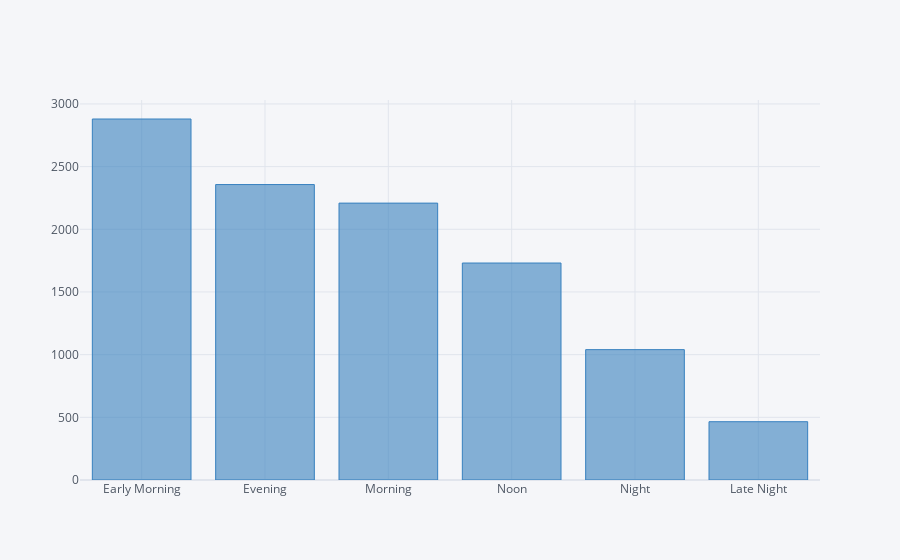

The notebook cell saved with this chart:
### Code cell
data['Dep_Time_hour'].apply(flight_dep_time).value_counts().iplot(kind='bar', color='blue')

### Figure 1 — Plotly figure (JSON) as saved in the notebook; plotly's stock layout.template omitted (floating-point values rounded to 4 significant figures)
{"data": [{"marker": {"color": "rgba(55, 128, 191, 0.6)", "line": {"color": "rgba(55, 128, 191, 1.0)", "width": 1}}, "name": "Dep_Time_hour", "orientation": "v", "text": "", "type": "bar", "x": ["Early Morning", "Evening", "Morning", "Noon", "Night", "Late Night"], "y": [2880, 2357, 2209, 1731, 1040, 465]}], "layout": {"legend": {"bgcolor": "#F5F6F9", "font": {"color": "#4D5663"}}, "paper_bgcolor": "#F5F6F9", "plot_bgcolor": "#F5F6F9", "title": {"font": {"color": "#4D5663"}}, "xaxis": {"gridcolor": "#E1E5ED", "showgrid": true, "tickfont": {"color": "#4D5663"}, "title": {"font": {"color": "#4D5663"}, "text": ""}, "zerolinecolor": "#E1E5ED"}, "yaxis": {"gridcolor": "#E1E5ED", "showgrid": true, "tickfont": {"color": "#4D5663"}, "title": {"font": {"color": "#4D5663"}, "text": ""}, "zerolinecolor": "#E1E5ED"}}}
